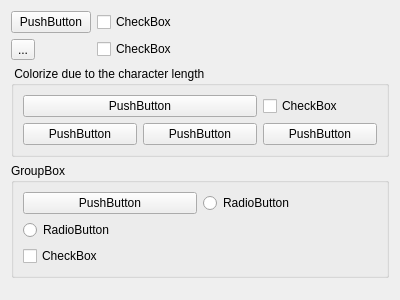
<?xml version="1.0" encoding="UTF-8"?>
<ui version="4.0">
 <class>Form</class>
 <widget class="QWidget" name="Form">
  <property name="geometry">
   <rect>
    <x>0</x>
    <y>0</y>
    <width>400</width>
    <height>300</height>
   </rect>
  </property>
  <property name="windowTitle">
   <string>Form</string>
  </property>
  <layout class="QGridLayout" name="gridLayout_2">
   <item row="3" column="0" colspan="3">
    <widget class="QGroupBox" name="groupBox_2">
     <property name="title">
      <string> Colorize due to the character length</string>
     </property>
     <property name="flat">
      <bool>false</bool>
     </property>
     <property name="checkable">
      <bool>false</bool>
     </property>
     <layout class="QGridLayout" name="gridLayout_3">
      <item row="1" column="1">
       <widget class="QPushButton" name="pushButton_5">
        <property name="text">
         <string>PushButton</string>
        </property>
       </widget>
      </item>
      <item row="1" column="0">
       <widget class="QPushButton" name="pushButton_4">
        <property name="text">
         <string>PushButton</string>
        </property>
       </widget>
      </item>
      <item row="1" column="2">
       <widget class="QPushButton" name="pushButton_6">
        <property name="text">
         <string>PushButton</string>
        </property>
       </widget>
      </item>
      <item row="0" column="2">
       <widget class="QCheckBox" name="checkBox_3">
        <property name="text">
         <string>CheckBox</string>
        </property>
       </widget>
      </item>
      <item row="0" column="0" colspan="2">
       <widget class="QPushButton" name="pushButton_3">
        <property name="text">
         <string>PushButton</string>
        </property>
       </widget>
      </item>
     </layout>
    </widget>
   </item>
   <item row="4" column="0" colspan="3">
    <widget class="QGroupBox" name="groupBox">
     <property name="title">
      <string>GroupBox</string>
     </property>
     <layout class="QGridLayout" name="gridLayout">
      <item row="0" column="0">
       <widget class="QPushButton" name="pushButton_2">
        <property name="text">
         <string>PushButton</string>
        </property>
       </widget>
      </item>
      <item row="1" column="0">
       <widget class="QRadioButton" name="radioButton_2">
        <property name="text">
         <string>RadioButton</string>
        </property>
       </widget>
      </item>
      <item row="0" column="1">
       <widget class="QRadioButton" name="radioButton">
        <property name="text">
         <string>RadioButton</string>
        </property>
       </widget>
      </item>
      <item row="2" column="0">
       <widget class="QCheckBox" name="checkBox_4">
        <property name="text">
         <string>CheckBox</string>
        </property>
       </widget>
      </item>
     </layout>
    </widget>
   </item>
   <item row="2" column="1">
    <widget class="QCheckBox" name="checkBox_2">
     <property name="text">
      <string>CheckBox</string>
     </property>
    </widget>
   </item>
   <item row="1" column="0">
    <widget class="QPushButton" name="pushButton">
     <property name="text">
      <string>PushButton</string>
     </property>
    </widget>
   </item>
   <item row="2" column="0">
    <widget class="QToolButton" name="toolButton">
     <property name="text">
      <string>...</string>
     </property>
    </widget>
   </item>
   <item row="1" column="1" colspan="2">
    <widget class="QCheckBox" name="checkBox">
     <property name="text">
      <string>CheckBox</string>
     </property>
    </widget>
   </item>
   <item row="5" column="1">
    <spacer name="verticalSpacer">
     <property name="orientation">
      <enum>Qt::Vertical</enum>
     </property>
     <property name="sizeHint" stdset="0">
      <size>
       <width>20</width>
       <height>40</height>
      </size>
     </property>
    </spacer>
   </item>
  </layout>
 </widget>
 <resources/>
 <connections/>
</ui>
